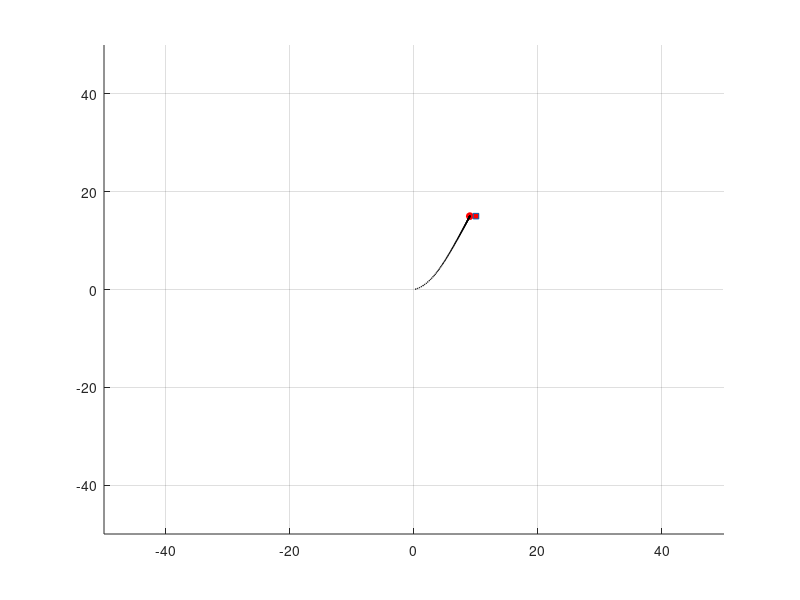

Recreate this plot in MATLAB.
clc
close all
clear all
%% Khởi tạo thông số
k1=0.045;k2=0.589;k3=0.455;
% k1=2.4;k2=4.7;k3=0.53;
% k1=0.45;k2=1.2;k3=0.6;
%% Khởi tạo bản vẽ
figure('name','Chuyển động','color','white','numbertitle','on');
hold on
grid on

xlim([-50 50]); ylim([-50 50]);
%% Position of vehicles
% Xe số 1
x_1=0;y_1=0;theta_1=(10/180)*pi;
fig_quanang = plot(x_1,y_1,'ro','MarkerSize',5,'markerfacecolor','r');
% Khởi tạo tạo độ điểm target 
x_target=10;y_target=15;theta_target=(-27/180)*pi;
v_target=0.05;w_target=0.05;

plot(x_target,y_target,'s','MarkerSize',4,'markerfacecolor','r');

% Thông số xe 
R =0.03255;
L =0.11;
while ((abs(x_1)<=abs(x_target))&&(abs(y_1)<=abs(y_target)))
% while ( (x_1~=x_target) && (y_1~=y_target)&&(theta_1~=theta_target))
           A  =[cos(theta_1) sin(theta_1) 0;
               -sin(theta_1) cos(theta_1) 0;
               0             0            1];
           B  =[x_target-x_1;
                y_target-y_1;
                theta_target-theta_1];
           error=A*B;

           Vc=[ v_target*cos(error(3,1)) + k1*error(1,1) ;
                w_target + k2*v_target*error(2,1) + k3*v_target*sin(error(3,1))];

%            Vc=[ v_target*cos(error(3,1)) + k1*error(1,1) ;
%                 w_target + k2*v_target*error(2,1) + k3*v_target*sin(error(3,1))];

           VL= Vc(1)-Vc(2)*R;
           VR= Vc(1)+Vc(2)*R;
           
           delta_U    = (VR*0.5+VL*0.5)/2;
           delta_theta= (VR*0.5-VL*0.5)/L;
%             delta_theta= Vc(2)*1;
            disp("----------")
           theta_1=theta_1+delta_theta;
           if(theta_1>2*pi)
               theta_1=theta_1-2*pi;
           end
%            print(theta_1);
           x_1=x_1+delta_U*cos(theta_1);
           y_1=y_1+delta_U*sin(theta_1);

           sprintf('x_1 = %0.3f m',x_1)
           sprintf('y_1 = %0.3f m',y_1)
           plot(x_1,y_1,'o','markersize',0.5,'color','k');
           set(fig_quanang,'xdata',x_1,'ydata',y_1);
           pause(0.02)
end






